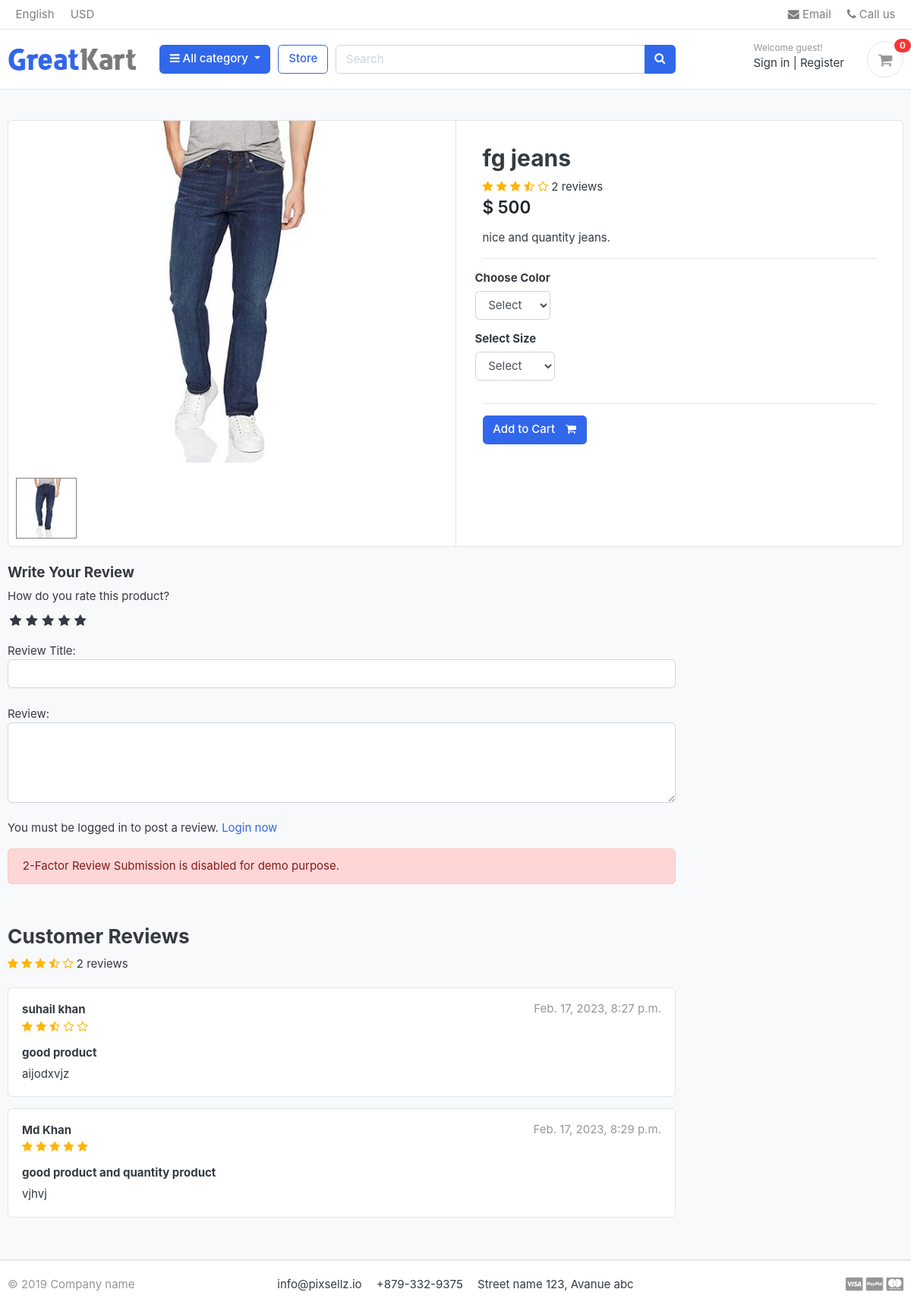
The page /store/category/jeans/fg-jeans/ on the database its author committed.
### store/models.py (models this page shows, shortened)
class Product(models.Model):
    product_name    = models.CharField(max_length=200, unique=True)
    slug            = models.SlugField(max_length=200, unique=True)
    description     = models.TextField(max_length=500, blank=True)
    price           = models.IntegerField()
    images          = models.ImageField(upload_to='photos/products')
    stock           = models.IntegerField()
    is_available    = models.BooleanField(default=True)
    category        = models.ForeignKey(Category, on_delete=models.CASCADE)
    created_date    = models.DateTimeField(auto_now_add=True)
    modified_date   = models.DateTimeField(auto_now=True)
    def averageReview(self):
        reviews = ReviewRating.objects.filter(product=self, status=True).aggregate(average=Avg('rating'))
        avg = 0
        if reviews['average'] is not None:
            avg = float(reviews['average'])
        return avg
    def countReview(self):
        reviews = ReviewRating.objects.filter(product=self, status=True).aggregate(count=Count('id'))
        count = 0
        if reviews['count'] is not None:
            count = int(reviews['count'])
        return count

class ReviewRating(models.Model):
    product = models.ForeignKey(Product, on_delete=models.CASCADE)
    user = models.ForeignKey(Account, on_delete=models.CASCADE)
    subject = models.CharField(max_length=100, blank=True)
    review = models.TextField(max_length=500, blank=True)
    rating = models.FloatField()
    ip = models.CharField(max_length=20, blank=True)
    status = models.BooleanField(default=True)
    created_at = models.DateTimeField(auto_now_add=True)
    updated_at = models.DateTimeField(auto_now=True)

### accounts/models.py (models this page shows, shortened)
class Account(AbstractBaseUser):
    first_name =models.CharField(max_length=50)
    last_name =models.CharField(max_length=50)
    username =models.CharField(max_length=50,unique=True)
    email=models.EmailField(max_length=100,unique=True)
    phone_number =models.CharField(max_length=50)
    date_joined =models.DateTimeField(auto_now_add=True)
    last_login =models.DateTimeField(auto_now_add=True)
    is_admin =models.BooleanField(default=False)
    is_staff =models.BooleanField(default=False)
    is_active =models.BooleanField(default=False)
    is_superadmin=models.BooleanField(default=False)
    USERNAME_FIELD='email'
    REQUIRED_FIELDS=['username','first_name','last_name']
    objects= MyAccountManager()
    def full_name(self):
        return f'{self.first_name} {self.last_name}'

### store/views.py (the view)
# urls.py: path('category/<slug:category_slug>/<slug:product_slug>/',views.product_detail,name='product_detail'),
def product_detail(request,category_slug,product_slug):
    try:
        single_product=Product.objects.get(category__slug=category_slug,slug=product_slug)
        in_cart=CartItem.objects.filter(cart__cart_id= _cart_id(request), product=single_product).exists()
    except Exception as e:
        raise e
    if request.user.is_authenticated:
        try:
            orderproduct = OrderProduct.objects.filter(user=request.user, product_id=single_product.id).exists()
        except OrderProduct.DoesNotExist:
            orderproduct = None
    else:
        orderproduct = None
    reviews = ReviewRating.objects.filter(product_id=single_product.id, status=True)
    context={
           'single_product': single_product,
           'in_cart': in_cart,
           'orderproduct': orderproduct,
           'reviews': reviews,
    }
    return render(request,'store/product_detail.html',context)

### carts/context_processors.py (called while the page is built)
def counter(request):
    cart_count=0
    if 'admin' in request.path:
        return {}
    else:
        try:
            cart=Cart.objects.filter(cart_id=_cart_id(request))
            if request.user.is_authenticated:
                cart_items=CartItem.objects.all().filter(user=request.user)
            else:
                cart_items = CartItem.objects.all().filter(cart=cart[:1])
            for cart_item in cart_items:
                cart_count+=cart_item.quantity
        except Cart.DoesNotExist:
            cart_count=0
        return dict(cart_count=cart_count)

### carts/views.py (called while the page is built)
def _cart_id(request):
    cart=request.session.session_key
    if not cart:
        cart=request.session.create()
    return cart

### category/context_processors.py (called while the page is built)
def menu_links(request):
    links=Category.objects.all()
    return dict(links=links)

### category/models.py (called while the page is built)
    def get_url(self):
        return reverse('products_by_category',args=[self.slug])

### store/models.py (called while the page is built)
    def colors(self):
        return super(VariationManager,self).filter(variation_category='color', is_active=True)

    def sizes(self):
        return super(VariationManager,self).filter(variation_category='size', is_active=True)

### templates/store/product_detail.html (shortened to what this page needs)
{% extends 'base.html' %}
{% load static %}
{% block content %}
<section class="section-content padding-y bg">
	<div class="container">
		<div class="card">
			<div class="row no-gutters">
				<aside class="col-md-6">
					<article class="gallery-wrap">
						<div class="img-big-wrap mainImage">
							<center><img src="{{ single_product.images.url }}"></center>
						</div>
					</article>
					<ul class="thumb">
						<li>
							<a href="{{ single_product.images.url }}" target="mainImage"><img src="{{ single_product.images.url }}" alt="Product Image"></a>
						</li>
					</ul>
				</aside>
				<main class="col-md-6 border-left">
					<form action="{% url 'add_cart' single_product.id %}" method="POST">
						<article class="content-body">
							<h2 class="title">{{ single_product.product_name }}</h2>
							<div class="rating-star">
								<span>
									<i class="fa fa-star{% if single_product.averageReview < 0.5 %}-o{% elif single_product.averageReview >= 0.5 and single_product.averageReview < 1 %}-half-o {% endif %}" aria-hidden="true"></i>
									<i class="fa fa-star{% if single_product.averageReview < 1.5 %}-o{% elif single_product.averageReview >= 1.5 and single_product.averageReview < 2 %}-half-o {% endif %}" aria-hidden="true"></i>
									<i class="fa fa-star{% if single_product.averageReview < 2.5 %}-o{% elif single_product.averageReview >= 2.5 and single_product.averageReview < 3 %}-half-o {% endif %}" aria-hidden="true"></i>
									<i class="fa fa-star{% if single_product.averageReview < 3.5 %}-o{% elif single_product.averageReview >= 3.5 and single_product.averageReview < 4 %}-half-o {% endif %}" aria-hidden="true"></i>
									<i class="fa fa-star{% if single_product.averageReview < 4.5 %}-o{% elif single_product.averageReview >= 4.5 and single_product.averageReview < 5 %}-half-o {% endif %}" aria-hidden="true"></i>
	<span>{{single_product.countReview}} reviews</span>
									</span>
							</div>
							<div class="mb-3">
								<var class="price h4">$ {{single_product.price}}</var>
							</div>
							<p>{{ single_product.description }}</p>
							<hr>
							<div class="row">
								<div class="item-option-select">
									<h6>Choose Color</h6>
									<select name="color" class="form-control" required>
										<option value="" disabled selected>Select</option>
									</select>
								</div>
							</div>
							<div class="row">
								<div class="item-option-select">
									<h6>Select Size</h6>
									<select name="size" class="form-control" required>
										<option value="" disabled selected>Select</option>
									</select>
								</div>
							</div>
							<hr>
							{% if single_product.stock <= 0 %}
							<h5 class="text-danger">Out of Stock</h5>
							{% else %}
							<button type="submit" class="btn  btn-primary"> <span class="text">Add to Cart</span> <i class="fa fa-shopping-cart"></i> </button>
							{% endif %}
						</article>
					</form>
				</main>
			</div>
		</div>
		<br>
		<div class="row">
			<div class="col-md-9">
				<form action="{% url 'submit_review' single_product.id %}" method="POST">
					<h5>Write Your Review</h5>
					<div>
						<label>How do you rate this product?</label>
						<br>
						<div class="rate">
							<input type="radio" name="rating" id="rating10" value="5" required /><label for="rating10" title="5"></label>
							<input type="radio" name="rating" id="rating8" value="4" required /><label for="rating8" title="4"></label>
							<input type="radio" name="rating" id="rating6" value="3" required /><label for="rating6" title="3"></label>
							<input type="radio" name="rating" id="rating4" value="2" required /><label for="rating4" title="2"></label>
							<input type="radio" name="rating" id="rating2" value="1" required /><label for="rating2" title="1"></label>
						</div>
<br>
						Review Title:
						<input type="text" class="form-control" name="subject">
						<br>
						Review:
						<textarea name="review" rows="4" class="form-control"></textarea>
						<br>
						{% if user.is_authenticated %}
								<input type="submit" value="Submit Review" class="btn btn-primary">
						{% else %}
						<p>You must be logged in to post a review. <span><a href="{% url 'login' %}">Login now</a></span></p>
						{% endif %}
						<div class="alert alert-danger" role="alert" style="margin-top:10px;">
  2-Factor Review Submission is disabled for demo purpose.
</div>
					</div>
				</form>
<br>
<header class="section-heading">
	<h3>Customer Reviews </h3>
	<div class="rating-star">
		<span>
			<i class="fa fa-star{% if single_product.averageReview < 0.5 %}-o{% elif single_product.averageReview >= 0.5 and single_product.averageReview < 1 %}-half-o {% endif %}" aria-hidden="true"></i>
			<i class="fa fa-star{% if single_product.averageReview < 1.5 %}-o{% elif single_product.averageReview >= 1.5 and single_product.averageReview < 2 %}-half-o {% endif %}" aria-hidden="true"></i>
			<i class="fa fa-star{% if single_product.averageReview < 2.5 %}-o{% elif single_product.averageReview >= 2.5 and single_product.averageReview < 3 %}-half-o {% endif %}" aria-hidden="true"></i>
			<i class="fa fa-star{% if single_product.averageReview < 3.5 %}-o{% elif single_product.averageReview >= 3.5 and single_product.averageReview < 4 %}-half-o {% endif %}" aria-hidden="true"></i>
			<i class="fa fa-star{% if single_product.averageReview < 4.5 %}-o{% elif single_product.averageReview >= 4.5 and single_product.averageReview < 5 %}-half-o {% endif %}" aria-hidden="true"></i>
	<span>{{single_product.countReview}} reviews</span>
			</span>
	</div>
</header>
{% for review in reviews %}
				<article class="box mb-3">
					<div class="icontext w-100">
						<div class="text">
							<span class="date text-muted float-md-right">{{review.updated_at}} </span>
							<h6 class="mb-1">{{review.user.full_name}} </h6>
							<div class="rating-star">
								<span>
									<i class="fa fa-star{% if review.rating == 0.5 %}-half-o{% elif review.rating < 1 %}-o {% endif %}" aria-hidden="true"></i>
									<i class="fa fa-star{% if review.rating == 1.5 %}-half-o{% elif review.rating < 2 %}-o {% endif %}" aria-hidden="true"></i>
									<i class="fa fa-star{% if review.rating == 2.5 %}-half-o{% elif review.rating < 3 %}-o {% endif %}" aria-hidden="true"></i>
									<i class="fa fa-star{% if review.rating == 3.5 %}-half-o{% elif review.rating < 4 %}-o {% endif %}" aria-hidden="true"></i>
									<i class="fa fa-star{% if review.rating == 4.5 %}-half-o{% elif review.rating < 5 %}-o {% endif %}" aria-hidden="true"></i>
								</span>
							</div>
						</div>
					</div>
					<div class="mt-3">
						<h6>{{review.subject}}</h6>
						<p>
							{{review.review}}
						</p>
					</div>
				</article>
{% endfor %}
			</div>
		</div>
	</div>
</section>
{% endblock %}

### static/css/ui.css (style rules this page uses)
html { font-family: "Inter", sans-serif; font-size: 15px; }
.content-body { flex: 1 1 auto; padding: 2rem 2.3rem; }
.padding-y { padding-top: 40px; padding-bottom: 40px; }
var { font-style: normal; }
article:after, .form-group:after { display: block; clear: both; content: ""; }
.bg { background-color: #f8f9fa; }
.section-heading { margin-bottom: 20px; margin-top: 15px; }
p:last-child { margin-bottom: 0; }
.btn .text + i { margin-left: 10px; }
.icontext { display: inline-flex; align-items: center; vertical-align: middle; }
.icontext .text { width: 100%; line-height: 1.2; }
.price { font-weight: 600; color: #212529; }
.box { padding: 18px; background: #fff; border-radius: 0.37rem; border: 1px solid #e4e4e4; }
.gallery-wrap .img-big-wrap { margin-bottom: 10px; border-radius: 0.37rem; overflow: hidden; background-color: #fff; }
.gallery-wrap .img-big-wrap img { height: 450px; width: auto; display: inline-block; }
.item-option-select { margin-bottom: 1rem; display: inline-block; margin-right: 15px; }

### static/css/custom.css (style rules this page uses)
.rate { display: inline-block;; border: 0; }
.rate > label { float: right; }
.rate > label:before { display: inline-block; font-size: 1.1rem; font-family: FontAwesome; content: "\f005"; margin:0; padding:0.3rem .2rem; cursor: pointer; }
.rating-star i { color: #ffb503 !important; }
ul.thumb { margin:0 auto; padding: 0; float: left; }
ul.thumb li { list-style: none; margin: 10px; }
ul.thumb li img { width: 80px; height: 80px; border: 1px solid grey; }

### rows shown on the page
Product: images (picture), product_name "fg jeans", countReview "2", price "500", description "nice and quantity jeans."
ReviewRating: updated_at "Feb. 17, 2023, 8:27 p.m.", user.full_name "suhail khan", rating 2.5 (drawn), subject "good product", review "aijodxvjz"
ReviewRating: updated_at "Feb. 17, 2023, 8:29 p.m.", user.full_name "Md Khan", rating 5 (drawn), subject "good product and quantity product", review "vjhvj"

### other values the page prints
{{ cart_count }} "0"
